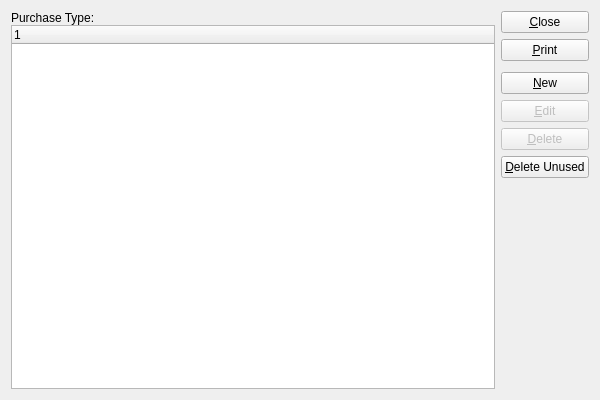
<?xml version="1.0" encoding="UTF-8"?>
<ui version="4.0">
 <comment>This file is part of the xTuple ERP: PostBooks Edition, a free and
open source Enterprise Resource Planning software suite,
Copyright (c) 1999-2014 by OpenMFG LLC, d/b/a xTuple.
It is licensed to you under the Common Public Attribution License
version 1.0, the full text of which (including xTuple-specific Exhibits)
is available at www.xtuple.com/CPAL.  By using this software, you agree
to be bound by its terms.</comment>
 <class>poTypes</class>
 <widget class="QWidget" name="poTypes">
  <property name="geometry">
   <rect>
    <x>0</x>
    <y>0</y>
    <width>600</width>
    <height>400</height>
   </rect>
  </property>
  <property name="windowTitle">
   <string>List Purchase Types</string>
  </property>
  <layout class="QGridLayout" name="gridLayout">
   <item row="0" column="0">
    <layout class="QVBoxLayout">
     <property name="spacing">
      <number>0</number>
     </property>
     <item>
      <widget class="QLabel" name="_poTypesLit">
       <property name="text">
        <string>Purchase Type:</string>
       </property>
      </widget>
     </item>
     <item>
      <widget class="XTreeWidget" name="_potype"/>
     </item>
    </layout>
   </item>
   <item row="0" column="1">
    <layout class="QVBoxLayout" name="verticalLayout">
     <item>
      <widget class="QPushButton" name="_close">
       <property name="text">
        <string>&amp;Close</string>
       </property>
      </widget>
     </item>
     <item>
      <widget class="QPushButton" name="_print">
       <property name="text">
        <string>&amp;Print</string>
       </property>
      </widget>
     </item>
     <item>
      <spacer name="verticalSpacer">
       <property name="orientation">
        <enum>Qt::Vertical</enum>
       </property>
       <property name="sizeType">
        <enum>QSizePolicy::Preferred</enum>
       </property>
       <property name="sizeHint" stdset="0">
        <size>
         <width>20</width>
         <height>5</height>
        </size>
       </property>
      </spacer>
     </item>
     <item>
      <widget class="QPushButton" name="_new">
       <property name="text">
        <string>&amp;New</string>
       </property>
      </widget>
     </item>
     <item>
      <widget class="QPushButton" name="_edit">
       <property name="enabled">
        <bool>false</bool>
       </property>
       <property name="text">
        <string>&amp;Edit</string>
       </property>
      </widget>
     </item>
     <item>
      <widget class="QPushButton" name="_delete">
       <property name="enabled">
        <bool>false</bool>
       </property>
       <property name="text">
        <string>&amp;Delete</string>
       </property>
      </widget>
     </item>
     <item>
      <widget class="QPushButton" name="_deleteunused">
       <property name="enabled">
        <bool>true</bool>
       </property>
       <property name="text">
        <string>&amp;Delete Unused</string>
       </property>
      </widget>
     </item>
     <item>
      <spacer name="Spacer34">
       <property name="orientation">
        <enum>Qt::Vertical</enum>
       </property>
       <property name="sizeType">
        <enum>QSizePolicy::Expanding</enum>
       </property>
       <property name="sizeHint" stdset="0">
        <size>
         <width>20</width>
         <height>20</height>
        </size>
       </property>
      </spacer>
     </item>
    </layout>
   </item>
  </layout>
 </widget>
 <layoutdefault spacing="6" margin="11"/>
 <customwidgets>
  <customwidget>
   <class>XTreeWidget</class>
   <extends>QTreeWidget</extends>
   <header>xtreewidget.h</header>
   <container>1</container>
  </customwidget>
 </customwidgets>
 <tabstops>
  <tabstop>_potype</tabstop>
  <tabstop>_new</tabstop>
  <tabstop>_edit</tabstop>
  <tabstop>_delete</tabstop>
  <tabstop>_print</tabstop>
  <tabstop>_close</tabstop>
 </tabstops>
 <resources/>
 <connections>
  <connection>
   <sender>_close</sender>
   <signal>clicked()</signal>
   <receiver>poTypes</receiver>
   <slot>close()</slot>
   <hints>
    <hint type="sourcelabel">
     <x>20</x>
     <y>20</y>
    </hint>
    <hint type="destinationlabel">
     <x>20</x>
     <y>20</y>
    </hint>
   </hints>
  </connection>
 </connections>
</ui>
